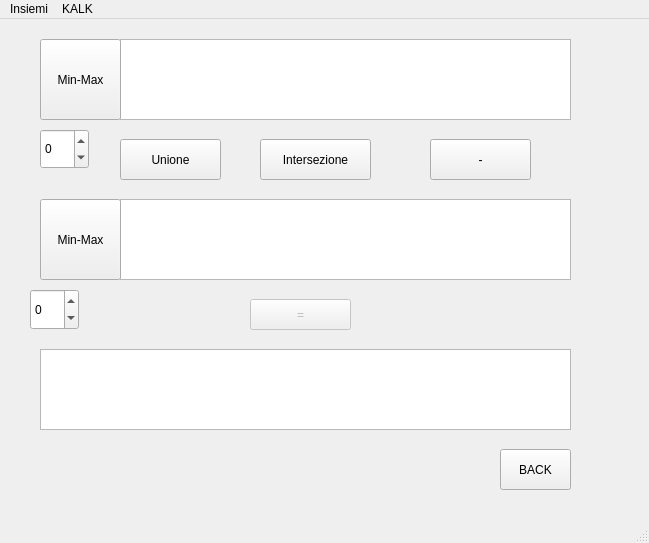
<?xml version="1.0" encoding="UTF-8"?>
<ui version="4.0">
 <class>setWin</class>
 <widget class="QMainWindow" name="setWin">
  <property name="geometry">
   <rect>
    <x>0</x>
    <y>0</y>
    <width>649</width>
    <height>543</height>
   </rect>
  </property>
  <property name="windowTitle">
   <string>MainWindow</string>
  </property>
  <widget class="QWidget" name="centralwidget">
   <widget class="QPlainTextEdit" name="plainTextEdit">
    <property name="geometry">
     <rect>
      <x>120</x>
      <y>20</y>
      <width>451</width>
      <height>81</height>
     </rect>
    </property>
   </widget>
   <widget class="QPlainTextEdit" name="plainTextEdit_2">
    <property name="geometry">
     <rect>
      <x>120</x>
      <y>180</y>
      <width>451</width>
      <height>81</height>
     </rect>
    </property>
   </widget>
   <widget class="QPlainTextEdit" name="plainTextEdit_3">
    <property name="enabled">
     <bool>true</bool>
    </property>
    <property name="geometry">
     <rect>
      <x>40</x>
      <y>330</y>
      <width>531</width>
      <height>81</height>
     </rect>
    </property>
    <property name="readOnly">
     <bool>true</bool>
    </property>
   </widget>
   <widget class="QPushButton" name="res">
    <property name="enabled">
     <bool>false</bool>
    </property>
    <property name="geometry">
     <rect>
      <x>250</x>
      <y>280</y>
      <width>101</width>
      <height>31</height>
     </rect>
    </property>
    <property name="text">
     <string>=</string>
    </property>
   </widget>
   <widget class="QPushButton" name="unione">
    <property name="geometry">
     <rect>
      <x>120</x>
      <y>120</y>
      <width>101</width>
      <height>41</height>
     </rect>
    </property>
    <property name="text">
     <string>Unione</string>
    </property>
   </widget>
   <widget class="QPushButton" name="intersezione">
    <property name="geometry">
     <rect>
      <x>260</x>
      <y>120</y>
      <width>111</width>
      <height>41</height>
     </rect>
    </property>
    <property name="text">
     <string>Intersezione</string>
    </property>
   </widget>
   <widget class="QPushButton" name="diff">
    <property name="geometry">
     <rect>
      <x>430</x>
      <y>120</y>
      <width>101</width>
      <height>41</height>
     </rect>
    </property>
    <property name="text">
     <string>-</string>
    </property>
   </widget>
   <widget class="QSpinBox" name="spinBox_3">
    <property name="geometry">
     <rect>
      <x>40</x>
      <y>110</y>
      <width>49</width>
      <height>40</height>
     </rect>
    </property>
    <property name="minimum">
     <number>-1000000</number>
    </property>
    <property name="maximum">
     <number>9999999</number>
    </property>
   </widget>
   <widget class="QPushButton" name="molt">
    <property name="geometry">
     <rect>
      <x>40</x>
      <y>20</y>
      <width>81</width>
      <height>81</height>
     </rect>
    </property>
    <property name="text">
     <string>Min-Max</string>
    </property>
   </widget>
   <widget class="QPushButton" name="molt_2">
    <property name="geometry">
     <rect>
      <x>40</x>
      <y>180</y>
      <width>81</width>
      <height>81</height>
     </rect>
    </property>
    <property name="text">
     <string>Min-Max</string>
    </property>
   </widget>
   <widget class="QSpinBox" name="spinBox_4">
    <property name="geometry">
     <rect>
      <x>30</x>
      <y>270</y>
      <width>49</width>
      <height>41</height>
     </rect>
    </property>
    <property name="minimum">
     <number>-1000000</number>
    </property>
    <property name="maximum">
     <number>9999999</number>
    </property>
   </widget>
   <widget class="QPushButton" name="back">
    <property name="geometry">
     <rect>
      <x>500</x>
      <y>430</y>
      <width>71</width>
      <height>41</height>
     </rect>
    </property>
    <property name="text">
     <string>BACK</string>
    </property>
   </widget>
  </widget>
  <widget class="QMenuBar" name="menubar">
   <property name="geometry">
    <rect>
     <x>0</x>
     <y>0</y>
     <width>649</width>
     <height>17</height>
    </rect>
   </property>
   <widget class="QMenu" name="menuInsiemi">
    <property name="title">
     <string>Insiemi</string>
    </property>
   </widget>
   <widget class="QMenu" name="menuKALK">
    <property name="title">
     <string>KALK</string>
    </property>
   </widget>
   <addaction name="menuInsiemi"/>
   <addaction name="menuKALK"/>
  </widget>
  <widget class="QStatusBar" name="statusbar"/>
 </widget>
 <resources/>
 <connections/>
</ui>
